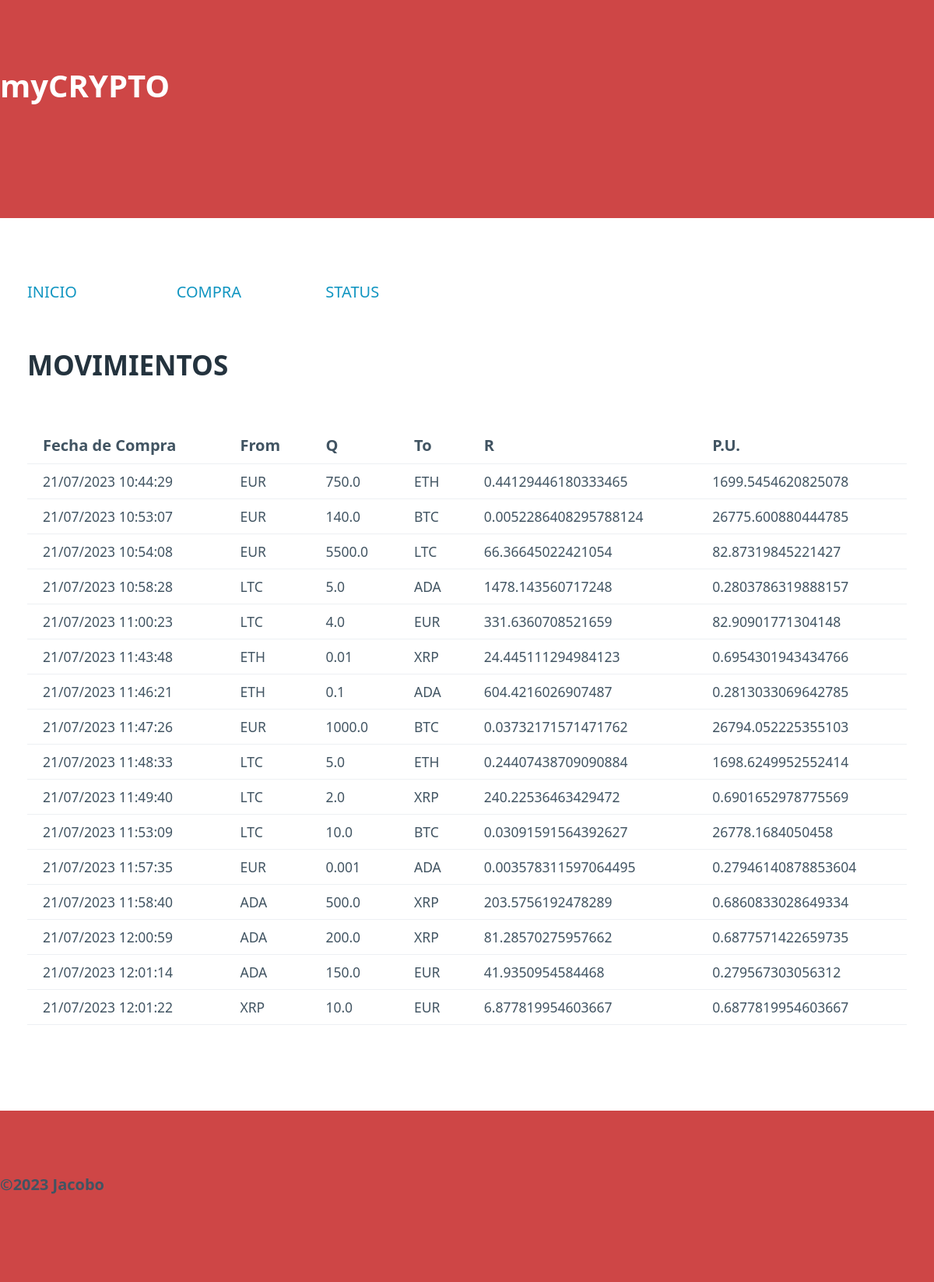
The page / on the database its author committed.
### tables this page shows
CREATE TABLE "registro" (
	"id"	INTEGER NOT NULL,
	"Fecha"	TEXT NOT NULL,
	"Froome"	TEXT NOT NULL,
	"Q"	REAL NOT NULL,
	"Too"	TEXT NOT NULL,
	"R"	REAL NOT NULL,
	"PU"	REAL NOT NULL,
	PRIMARY KEY("id" AUTOINCREMENT)
);

### mi_aplicacion/routes.py (the view)
@app.route("/")
def index():
    try:
        print("saldos es", saldos())
        print()
        return render_template("index.html", resumen = show())
    except:
        return render_template("index.html", error= "Ups...arece que hay problemas para cargar la página correctamente")

### mi_aplicacion/controler.py (called while the page is built)
def saldos():
    connection = sqlite3.connect("data/registro.db")
    cur = connection.cursor()
    criptos = ['EUR' ,'BTC', 'ETH', 'ADA', 'XRP', 'LTC']
    saldos = {}
    for cripto in criptos:
        query = """SELECT R FROM registro WHERE Too = (?) """
        cur.execute(query, (cripto,))
        sumatorio = cur.fetchall()
        if len(sumatorio) > 0:
            total = 0
            for saldo in sumatorio:
                total += saldo[0]
            saldos[cripto] = total
        else:
            saldos[cripto] = 0
    for cripto in criptos:
        query = """SELECT Q FROM registro WHERE Froome = (?) """
        cur.execute(query, (cripto,))
        sumatorio = cur.fetchall()
        if len(sumatorio) > 0:
            for saldo in sumatorio:
                saldos[cripto] -= saldo[0]
    return saldos

def show():
    connection = sqlite3.connect("data/registro.db")
    cur = connection.cursor()
    query = """SELECT * FROM registro;"""
    cur.execute(query)
    res = cur.fetchall()
    resumen = []
    for element in res:
        mov = Position(element[1], element[2], element[3], element[4],element[5], element[6])
        resumen.append(mov)
    return resumen

### mi_aplicacion/templates/index.html (shortened to what this page needs)
<html lang="en">
<head>
    <link rel="stylesheet" href="static/pico.css">
    <link rel="stylesheet" href="static/style.css">
</head>
<body>
    <header class="titulo">
        <h1>myCRYPTO</h1>
    </header>
    <main class="container">
    <div class="grid">
        <div>
            <a class="disabled" href="/">INICIO</a>
        </div>
        <div>
            <a href="/compra">COMPRA</a>
        </div>
        <div>
            <a href="/status">STATUS</a>
        </div>
        <div></div>
        <div></div>
        <div></div>
    </div>
    {% if error %}
    <p></p>
    {{ error }}
    {% else %}
    <h2>MOVIMIENTOS</h2>
    {% if resumen %}
    <table>
        <tr>
            <th><strong>Fecha de Compra</strong></th>
            <th><strong>From</strong></th>
            <th><strong>Q</strong></th>
            <th><strong>To</strong></th>
            <th><strong>R</strong></th>
            <th><strong>P.U.</strong></th>
        </tr>
        {% for posicion in resumen %}
        <tr>
            <td>{{posicion.moment}}</td>
            <td>{{posicion.coin_from}}</td>
            <td>{{posicion.q}}</td>
            <td>{{posicion.coin_to}}</td>
            <td>{{posicion.r}}</td>
            <td>{{posicion.value_u}}</td>
        </tr>
        {% endfor %}
    </table>
    {% else %}
    <h5>Aún no tienes ninguna compra en tu cartera</h5>
    {% endif %}
    {% endif %}
    </main>
    <footer class="titulo">
        <p><strong>&copy2023 Jacobo</strong></p>
    </footer>
</body>
</html>

### mi_aplicacion/static/style.css (style rules this page uses)
.disabled { cursor: not-allowed; pointer-events: none; }
.titulo { background-color: rgb(206, 70, 70); font-weight: bold; }
h1 { color: white; font-size: 2em; }

### rows shown on the page
registro: moment "21/07/2023 10:44:29", coin_from "EUR", q "750.0", coin_to "ETH", r "0.44129446180333465", value_u "1699.5454620825078"
registro: moment "21/07/2023 10:53:07", coin_from "EUR", q "140.0", coin_to "BTC", r "0.0052286408295788124", value_u "26775.600880444785"
registro: moment "21/07/2023 10:54:08", coin_from "EUR", q "5500.0", coin_to "LTC", r "66.36645022421054", value_u "82.87319845221427"
registro: moment "21/07/2023 10:58:28", coin_from "LTC", q "5.0", coin_to "ADA", r "1478.143560717248", value_u "0.2803786319888157"
registro: moment "21/07/2023 11:00:23", coin_from "LTC", q "4.0", coin_to "EUR", r "331.6360708521659", value_u "82.90901771304148"
registro: moment "21/07/2023 11:43:48", coin_from "ETH", q "0.01", coin_to "XRP", r "24.445111294984123", value_u "0.6954301943434766"
registro: moment "21/07/2023 11:46:21", coin_from "ETH", q "0.1", coin_to "ADA", r "604.4216026907487", value_u "0.2813033069642785"
registro: moment "21/07/2023 11:47:26", coin_from "EUR", q "1000.0", coin_to "BTC", r "0.03732171571471762", value_u "26794.052225355103"
registro: moment "21/07/2023 11:48:33", coin_from "LTC", q "5.0", coin_to "ETH", r "0.24407438709090884", value_u "1698.6249952552414"
registro: moment "21/07/2023 11:49:40", coin_from "LTC", q "2.0", coin_to "XRP", r "240.22536463429472", value_u "0.6901652978775569"
registro: moment "21/07/2023 11:53:09", coin_from "LTC", q "10.0", coin_to "BTC", r "0.03091591564392627", value_u "26778.1684050458"
registro: moment "21/07/2023 11:57:35", coin_from "EUR", q "0.001", coin_to "ADA", r "0.003578311597064495", value_u "0.27946140878853604"
registro: moment "21/07/2023 11:58:40", coin_from "ADA", q "500.0", coin_to "XRP", r "203.5756192478289", value_u "0.6860833028649334"
registro: moment "21/07/2023 12:00:59", coin_from "ADA", q "200.0", coin_to "XRP", r "81.28570275957662", value_u "0.6877571422659735"
registro: moment "21/07/2023 12:01:14", coin_from "ADA", q "150.0", coin_to "EUR", r "41.9350954584468", value_u "0.279567303056312"
registro: moment "21/07/2023 12:01:22", coin_from "XRP", q "10.0", coin_to "EUR", r "6.877819954603667", value_u "0.6877819954603667"
